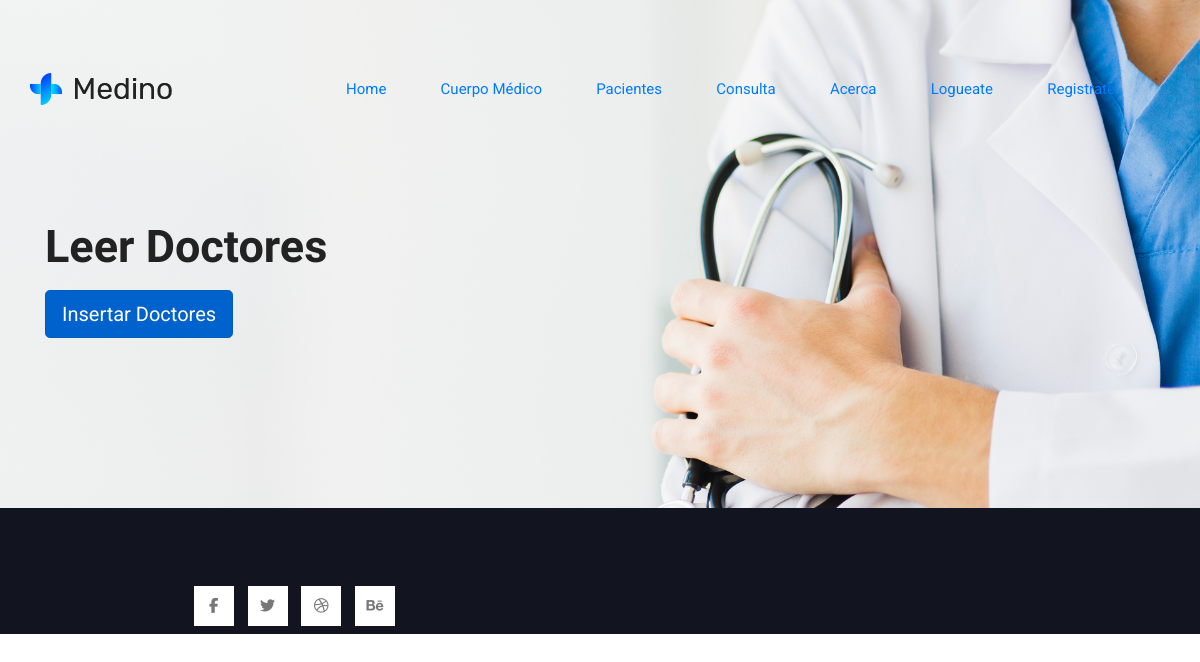
The page /AppCentroSalud/doctores_leer on the database as committed earlier.
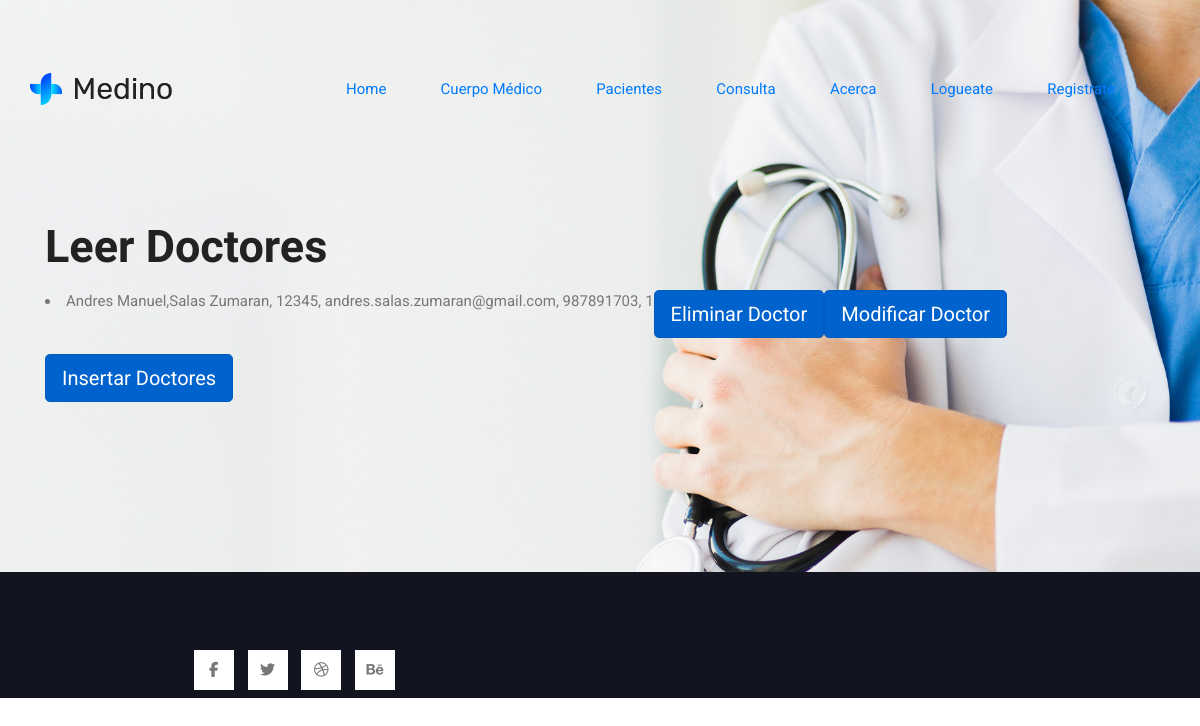
The same page on the database as committed later.
### AppCentroSalud/models.py (models this page shows)
class Medico(models.Model):
 nombre = models.CharField(max_length=35)
 apellido = models.CharField(max_length=30)
 documento = models.CharField(max_length=15)
 email = models.EmailField()
 telefono = models.CharField(max_length=15)
 especialidad = models.CharField(max_length=15)
 def __str__(self):
  return f"{self.nombre},{self.apellido}, {self.documento}, {self.email}, {self.telefono}, {self.especialidad}"

### AppCentroSalud/views.py (the view)
# urls.py: path('doctores_leer',views.doctores_leer, name="doctoresLeer"),
def doctores_leer(request):
    doctoresInst = Medico.objects.all()
    dir = {"doctoresInst": doctoresInst}
    return render(request, 'AppCentroSalud/doctores_leer.html',dir)

### AppCentroSalud/templates/AppCentroSalud/doctores_leer.html
{% extends 'AppCentroSalud/padre.html' %} {% load static %} {% block contenidoQueCambia %}
<h1>Leer Doctores</h1>
<div class="container">
	{% for j in doctoresInst %}
	<div class="row mt-3">
		<li>{{j}}</li>
		<a class="btn btn-primary btn-lg active" role="button" aria-pressed="true" href="{% url 'doctoresEliminar' j.documento %}">Eliminar Doctor</a>
		<a class="btn btn-primary btn-lg active" role="button" aria-pressed="true" href="{% url 'doctoresModificar' j.documento %}">Modificar Doctor</a>
	</div>
	{% endfor %}
	<div class="row mt-3">
		<a class="btn btn-primary btn-lg active" role="button" aria-pressed="true" href="{% url 'doctoresInsertar' %}">Insertar Doctores</a>
	</div>
</div>
{% endblock %}

Rows that differ between the two databases and show on the page:
added Medico: nombre+apellido+documento "Andres Manuel,Salas Zumaran, 12345, andres.salas.zumaran@gmail.com, 987891703, 1"
